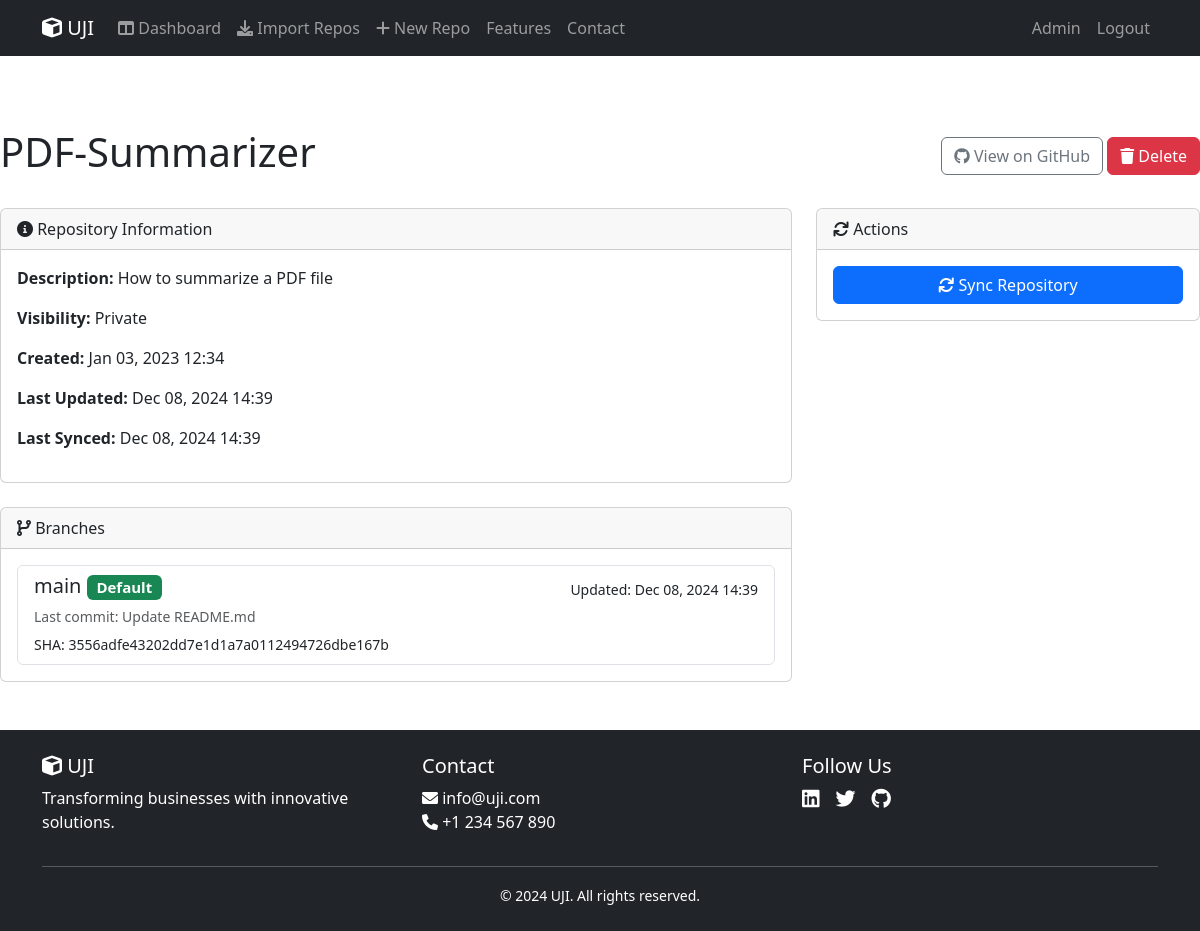
The page /repos/322/ (signed in) on the database its author committed.
### repos/models.py (models this page shows, shortened)
class Repository(models.Model):
    github_id = models.IntegerField(unique=True)
    name = models.CharField(max_length=255)
    full_name = models.CharField(max_length=255, default='')  # Added default
    description = models.TextField(blank=True, null=True)
    url = models.URLField()
    private = models.BooleanField(default=False)
    fork = models.BooleanField(default=False)
    created_at = models.DateTimeField(default=timezone.now)
    updated_at = models.DateTimeField(auto_now=True)
    pushed_at = models.DateTimeField(null=True, blank=True)
    size = models.IntegerField(default=0)
    language = models.CharField(max_length=100, blank=True, null=True)
    default_branch = models.CharField(max_length=100, default='main')
    organization = models.CharField(max_length=255, null=True, blank=True)
    last_synced = models.DateTimeField(null=True, blank=True)
    local_path = models.CharField(max_length=512, null=True, blank=True)
    _cached_active_session = None
    _cached_has_sessions = None
    class Meta:
        verbose_name_plural = "repositories"
        ordering = ['-updated_at']
        indexes = [
            models.Index(fields=['updated_at']),
            models.Index(fields=['organization']),
            models.Index(fields=['language']),
        ]

class Branch(models.Model):
    repository = models.ForeignKey(Repository, on_delete=models.CASCADE, related_name='branches')
    name = models.CharField(max_length=255)
    is_default = models.BooleanField(default=False)
    last_commit_sha = models.CharField(max_length=40)
    last_commit_message = models.TextField(blank=True, null=True)
    updated_at = models.DateTimeField(auto_now=True)
    class Meta:
        verbose_name_plural = "branches"
        ordering = ['-updated_at']
        unique_together = ['repository', 'name']

### repos/views.py (the view)
# urls.py: path('<int:pk>/', views.repository_detail, name='repository_detail'),
@login_required
def repository_detail(request, pk):
    repository = get_object_or_404(Repository, pk=pk)
    branches = repository.branches.all().order_by('-is_default', 'name')
    return render(request, 'repos/repository_detail.html', {
        'repository': repository,
        'branches': branches
    })

### templates/repos/repository_detail.html (shortened to what this page needs)
{% extends 'base.html' %}
{% block content %}
<div class="d-flex justify-content-between align-items-center mb-4">
    <h1>{{ repository.name }}</h1>
    <div>
        <a href="{{ repository.url }}" class="btn btn-outline-secondary" target="_blank">
            <i class="fab fa-github"></i> View on GitHub
        </a>
        <a href="{% url 'repos:repository_delete' repository.pk %}" class="btn btn-danger">
            <i class="fas fa-trash"></i> Delete
        </a>
    </div>
</div>
<div class="row">
    <div class="col-md-8">
        <div class="card mb-4">
            <div class="card-header">
                <i class="fas fa-info-circle"></i> Repository Information
            </div>
            <div class="card-body">
                <p><strong>Description:</strong> {{ repository.description|default:"No description available" }}</p>
                <p><strong>Visibility:</strong> {% if repository.private %}Private{% else %}Public{% endif %}</p>
                <p><strong>Created:</strong> {{ repository.created_at|date:"M d, Y H:i" }}</p>
                <p><strong>Last Updated:</strong> {{ repository.updated_at|date:"M d, Y H:i" }}</p>
                <p><strong>Last Synced:</strong> {{ repository.last_synced|date:"M d, Y H:i"|default:"Never" }}</p>
            </div>
        </div>
        <div class="card">
            <div class="card-header">
                <i class="fas fa-code-branch"></i> Branches
            </div>
            <div class="card-body">
                {% if branches %}
                    <div class="list-group">
                        {% for branch in branches %}
                            <div class="list-group-item">
                                <div class="d-flex justify-content-between align-items-center">
                                    <h5 class="mb-1">
                                        {{ branch.name }}
                                        {% if branch.is_default %}
                                            <span class="badge bg-success">Default</span>
                                        {% endif %}
                                    </h5>
                                    <small>Updated: {{ branch.updated_at|date:"M d, Y H:i" }}</small>
                                </div>
                                <p class="mb-1">
                                    <small class="text-muted">Last commit: {{ branch.last_commit_message|truncatechars:100 }}</small>
                                </p>
                                <small>SHA: {{ branch.last_commit_sha }}</small>
                            </div>
                        {% endfor %}
                    </div>
                {% else %}
                    <p class="text-muted">No branches found.</p>
                {% endif %}
            </div>
        </div>
    </div>
    <div class="col-md-4">
        <div class="card mb-4">
            <div class="card-header">
                <i class="fas fa-sync"></i> Actions
            </div>
            <div class="card-body">
                <form method="post" action="{% url 'repos:repository_import' %}">
                    <button type="submit" class="btn btn-primary w-100">
                        <i class="fas fa-sync"></i> Sync Repository
                    </button>
                </form>
            </div>
        </div>
    </div>
</div>
{% endblock %}

### templates/base.html (shortened to what this page needs)
<!DOCTYPE html>
<html lang="en">
<head>
    <link href="https://cdn.jsdelivr.net/npm/bootstrap@5.3.2/dist/css/bootstrap.min.css" rel="stylesheet">
    <link href="https://cdnjs.cloudflare.com/ajax/libs/font-awesome/6.0.0/css/all.min.css" rel="stylesheet">
</head>
<body>
    <nav class="navbar navbar-expand-lg {% if request.path == '/' %}navbar-dark bg-transparent fixed-top{% else %}navbar-dark bg-dark{% endif %}">
        <div class="container">
            <a class="navbar-brand" href="{% url 'landing:home' %}">
                <i class="fas fa-cube"></i> UJI
            </a>
            <div class="collapse navbar-collapse" id="navbarNav">
                <ul class="navbar-nav me-auto">
                    {% if user.is_authenticated %}
                        <li class="nav-item">
                            <a class="nav-link" href="{% url 'repos:repository_list' %}">
                                <i class="fas fa-columns"></i> Dashboard
                            </a>
                        </li>
                        <li class="nav-item">
                            <a class="nav-link" href="{% url 'repos:repository_import' %}">
                                <i class="fas fa-download"></i> Import Repos
                            </a>
                        </li>
                        <li class="nav-item">
                            <a class="nav-link" href="{% url 'repos:repository_create' %}">
                                <i class="fas fa-plus"></i> New Repo
                            </a>
                        </li>
                    {% endif %}
                    <li class="nav-item">
                        <a class="nav-link" href="{% url 'landing:home' %}#features">Features</a>
                    </li>
                    <li class="nav-item">
                        <a class="nav-link" href="{% url 'landing:home' %}#contact">Contact</a>
                    </li>
                </ul>
                <ul class="navbar-nav">
                    {% if user.is_authenticated %}
                        <li class="nav-item">
                            <a class="nav-link" href="{% url 'admin:index' %}">Admin</a>
                        </li>
                        <li class="nav-item">
                            <a class="nav-link" href="{% url 'admin:logout' %}">Logout</a>
                        </li>
                    {% else %}
                        <li class="nav-item">
                            <a class="nav-link" href="{% url 'admin:login' %}">Login</a>
                        </li>
                    {% endif %}
                </ul>
            </div>
        </div>
    </nav>
    {% if request.path != '/' %}
    <div class="container mt-5 pt-4">
    </div>
    {% endif %}
    {% block content %}
    {% endblock %}
    <footer class="bg-dark text-white py-4 mt-5">
        <div class="container">
            <div class="row">
                <div class="col-md-4">
                    <h5><i class="fas fa-cube"></i> UJI</h5>
                    <p>Transforming businesses with innovative solutions.</p>
                </div>
                <div class="col-md-4">
                    <h5>Contact</h5>
                    <p>
                        <i class="fas fa-envelope"></i> info@uji.com<br>
                        <i class="fas fa-phone"></i> +1 234 567 890
                    </p>
                </div>
                <div class="col-md-4">
                    <h5>Follow Us</h5>
                    <div class="d-flex gap-3">
                        <a href="#" class="text-white"><i class="fab fa-linkedin fa-lg"></i></a>
                        <a href="#" class="text-white"><i class="fab fa-twitter fa-lg"></i></a>
                        <a href="#" class="text-white"><i class="fab fa-github fa-lg"></i></a>
                    </div>
                </div>
            </div>
            <hr>
            <div class="text-center">
                <small>&copy; 2024 UJI. All rights reserved.</small>
            </div>
        </div>
    </footer>
</body>
</html>

### templates/base.html (style rules this page uses)
.navbar { transition: all 0.3s ease; }
.card { transition: transform 0.3s ease; }

### rows shown on the page
Repository: name "PDF-Summarizer", description "How to summarize a PDF file", created_at "Jan 03, 2023 12:34", updated_at "Dec 08, 2024 14:39", last_synced "Dec 08, 2024 14:39"
Branch: name "main", is_default "Default", updated_at "Dec 08, 2024 14:39", last_commit_message "Update README.md", last_commit_sha "3556adfe43202dd7e1d1a7a0112494726dbe167b"
